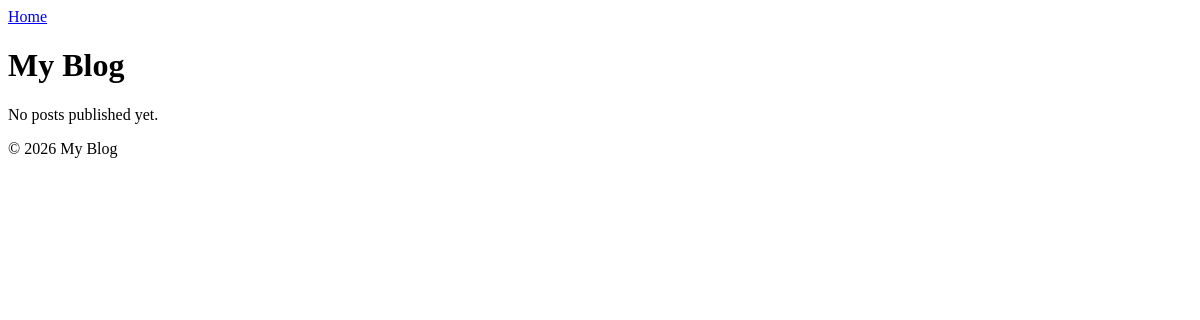
Before: / with the older database file.
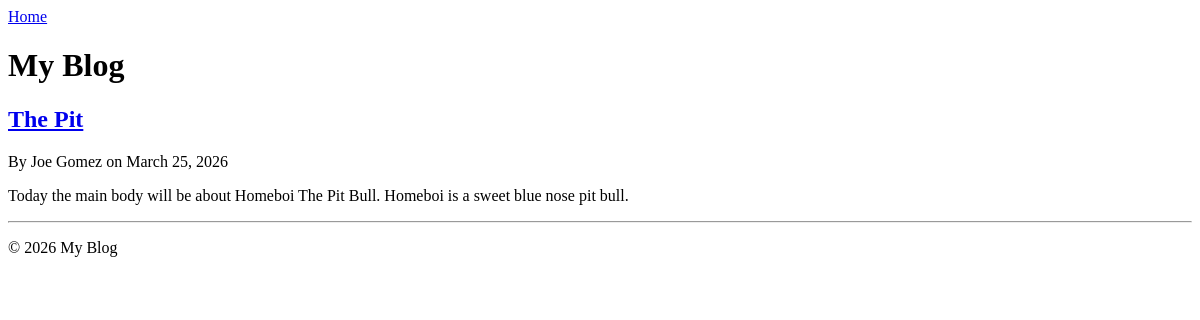
After: the same page with the newer database file.
### blog/models.py (models this page shows, shortened)
class Post(models.Model):
    title = models.CharField(max_length=200, help_text="The headline of the post")
    slug = models.SlugField(max_length=200, unique=True, blank=True, help_text="URL-friendly version of the title")
    content = models.TextField(help_text="The main body of the post")
    author = models.CharField(max_length=100, help_text="Name of the author")
    created_at = models.DateTimeField(default=timezone.now, help_text="When the post was created")
    published = models.BooleanField(default=False, help_text="Is this post visible to the public?")
    class Meta:
        ordering = ['-created_at']  # Newest posts first

### blog/views.py (the view)
# urls.py: path('', views.post_list, name='post_list'),
def post_list(request):
    posts = Post.objects.filter(published=True)
    return render(request, 'post_list.html', {'posts': posts})

### blog/templates/post_list.html (shortened to what this page needs)
{% extends 'base.html' %}
{% block content %}
<h1>My Blog</h1>
{% for post in posts %}
<article>
    <h2><a href="{% url 'post_detail' post.pk %}">{{ post.title }}</a></h2>
    <p>By {{ post.author }} on {{ post.created_at|date:"F d, Y" }}</p>
    <p>{{ post.content|truncatewords:30 }}</p>
</article>
<hr>
{% empty %}
<p>No posts published yet.</p>
{% endfor %}
{% endblock %}

### templates/base.html (shortened to what this page needs)
{% load static %}
<!DOCTYPE html>
<html lang="en">
<head>
    <link rel="stylesheet" href="{% static 'style.css' %}">
</head>
<body>
    <header>
        <nav>
            <a href="{% url 'post_list' %}">Home</a>
        </nav>
    </header>
    <main>
        {% block content %}{% endblock %}
    </main>
    <footer>
        <p>&copy; 2026 My Blog</p>
    </footer>
</body>
</html>

Changed rows visible on the page:
added Post: title "The Pit", author "Joe Gomez", created_at "March 25, 2026", content "Today the main body will be about Homeboi The Pit Bull. Homeboi is a sweet blue nose pit bull."
Other visible differences:
text no longer shown: "No posts published yet."
